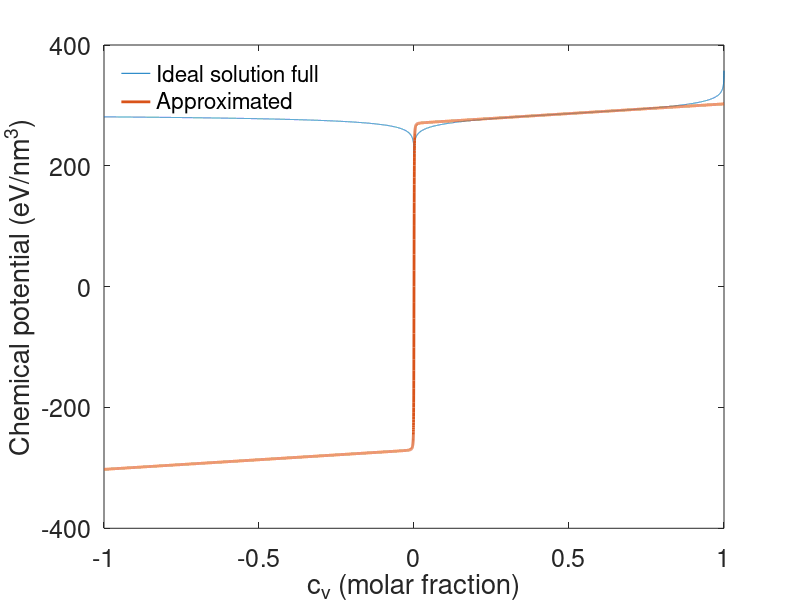

Write MATLAB code to recreate this figure.
clear;
close all;

Ef = 1.6; %eV
Va = 0.005586; %atoms per nm^3
kb = 8.6173303e-5; 
T = 500; %K
length_scale = 1e-9;
time_scale = 1e-3;

A = 2.3529/0.011635;

% cv = 0.00000001:0.0001:1;
cv = -1:0.0001:1;

fcbulk = Ef/Va + kb*T/Va*(log(cv) - log(1-cv));
eps = 0.001;
% fbulk_fit = 260*(cv./sqrt(cv.^2 + eps^2)) + 50*cv;
fbulk_fit = 270.5*(cv./sqrt(cv.^2 + eps^2)) + 32*cv;
tol = 1e-3;
plog = log(tol) + (cv - tol)/tol - ((cv - tol).^2)/(2*tol*tol) + ((cv-tol).^3)/(3*tol*tol*tol);
fbulk_plog = Ef/Va*cv + kb*T/Va*(cv.*plog + (1-cv).*plog);
fvoid = A/2*(cv-1.0).^2;

% plot(cv,fbulk, cv,fvoid,'linewidth',2)
plot(cv,fcbulk, cv,fbulk_fit,'linewidth',2)
% ylim([0,290]);
% xlim([0,1]);
set(gca,'fontsize',18)
xlabel('c_v (molar fraction)')
ylabel('Chemical potential (eV/nm^3)')
legend('Ideal solution full','Approximated','location','northwest')
legend boxoff

%Mobility
eVpJ=6.24150934e+18; %eV/J
Na = 6.02214076e23;%1/mol
Q = 240200; %J/mol
D0 = 1.39; %cm^2/s 

QeV = Q*eVpJ/Na;
D0 = D0*(1e-2/length_scale)^2*time_scale; %nm^2/s

D = D0*exp(-(QeV-Ef)/(kb*T));
cv_av = 1e-5;
M = cv_av*D/(kb*T)/Va;

%Surface energy
% delta = 0.6928; %nm
% gamma_f = [2.4 2.0]; %Surface energy J/m^2
% gamma_T = [300 910+273.15]; %Corresponding temps
% gamma_p = polyfit(gamma_T,gamma_f,1);
% gamma = polyval(gamma_p,T);
% gamma = gamma*eVpJ*length_scale^2; %eV/length_scale^2
% 
% kappa = 3*sqrt(2)*gamma*delta;
% w = 3*sqrt(2)*gamma/delta;
% Mint = D/gamma
% L = Mint/(3*sqrt(2)*delta);

delta = 480; %nm
gamma_f = [2.4 2.0]; %Surface energy J/m^2
gamma_T = [300 910+273.15]; %Corresponding temps
gamma_p = polyfit(gamma_T,gamma_f,1);
gamma = polyval(gamma_p,T);
gamma = 1.5;
gamma = gamma*eVpJ*length_scale^2; %eV/length_scale^2
D = 2.3398;

kappa = 3*sqrt(2)*gamma*delta;
w = 3*sqrt(2)*gamma/delta;
Mint = D/gamma
L = Mint/(3*sqrt(2)*delta);

